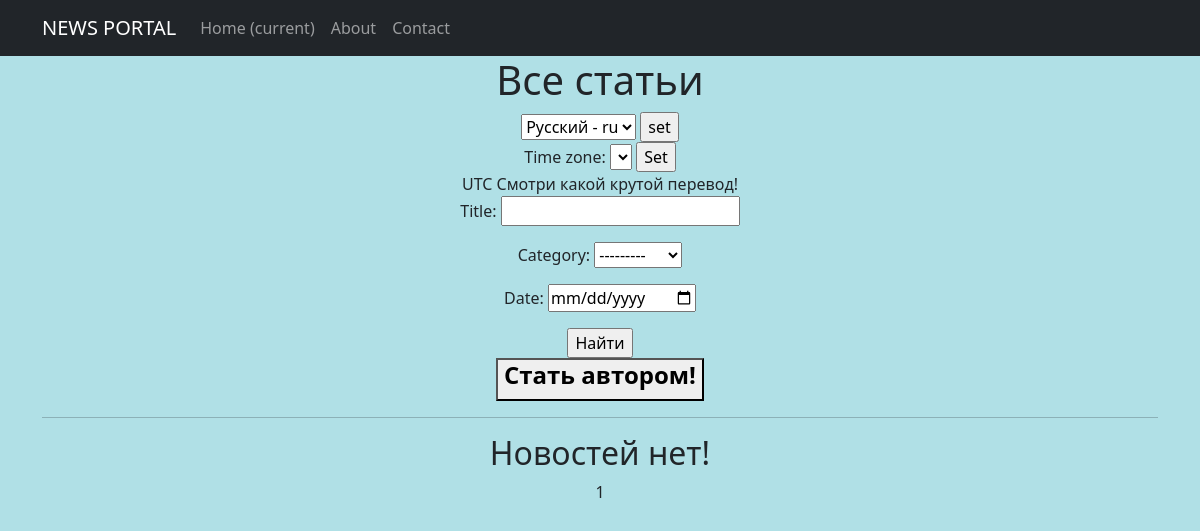
Before: /news/ with the older database file.
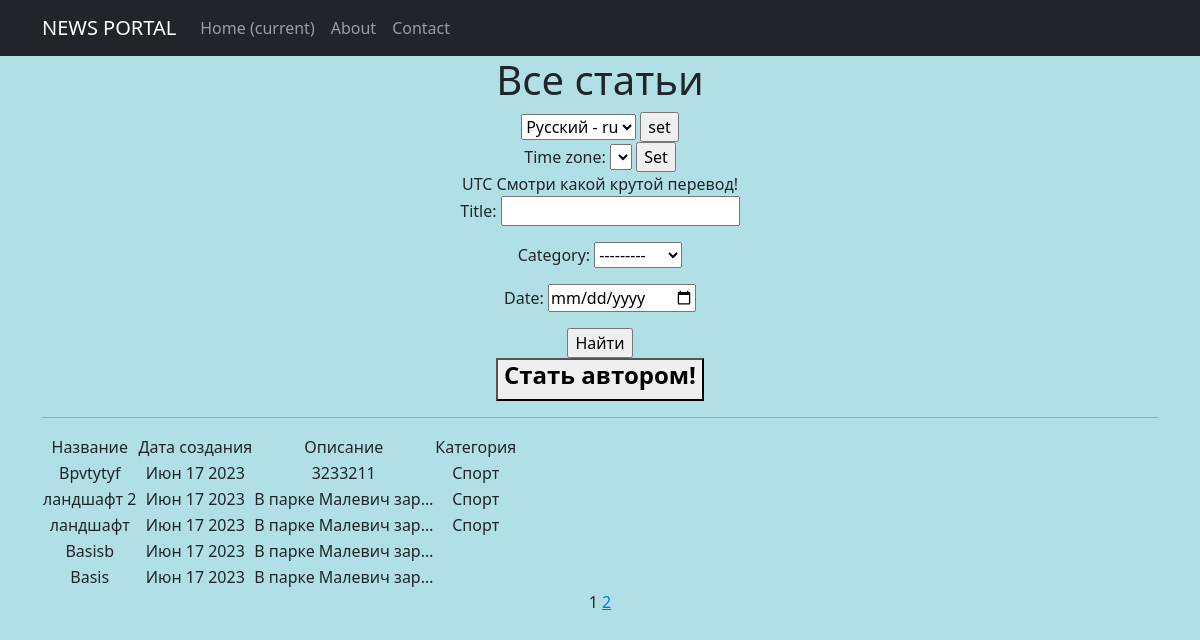
After: the same page with the newer database file.
### news/models.py (models this page shows, shortened)
class Post(models.Model):
    author = models.ForeignKey(Author, on_delete=models.CASCADE)
    NEWS = 'NW'
    ARTICLE = 'AR'
    CATEGORY_CHOICES = [
        (NEWS, 'Новость'),
        (ARTICLE, 'Статья'),
    ]
    categoryType = models.CharField(max_length=2, choices=CATEGORY_CHOICES, default=ARTICLE)
    name = models.CharField(max_length=50, unique=True)
    description = models.TextField()
    createDate = models.DateTimeField(auto_now_add=True)
    rating = models.IntegerField(default=0)
    category = models.ManyToManyField(Category, through = 'PostCategory')
    verbose_name = pgettext_lazy('help text for MyModel model', 'This is the help text'),

class Category(models.Model):
    name = models.CharField(max_length=100, unique=True, help_text=_('category name'))
    subscribers = models.ManyToManyField(User, related_name='categories')

### news/views.py (the view)
# urls.py: path('', PostList.as_view(), name='post_list'),
class PostList(ListView):
    model = Post
    ordering = '-createDate'
    template_name = 'posts.html'
    context_object_name = 'posts'
    paginate_by = 5
    def get_queryset(self):
        queryset = super().get_queryset()
        self.filterset = PostFilter(self.request.GET, queryset)
        return self.filterset.qs
    def get_context_data(self, **kwargs):
        context = super().get_context_data(**kwargs)
        context['time_now'] = datetime.utcnow()
        context['filterset'] = self.filterset
        return context

### news/templatetags/custom_filters.py (called while the page is built)
@register.filter()
def tsenzor(value):
    bad_words = ['cat', 'dog', 'opinion']
    for i in bad_words:
        value = value.replace(str(i), i[0] + '*' * (len(i) - 1))
    return value

### news/templatetags/custom_tags.py (called while the page is built)
@register.simple_tag(takes_context=True)
def url_replace(context, **kwargs):
   d = context['request'].GET.copy()
   for k, v in kwargs.items():
       d[k] = v
   return d.urlencode()

### templates/posts.html (shortened to what this page needs)
{% extends 'flatpages/default.html' %}
{% load custom_filters %}
{% load custom_tags %}
{% load i18n %}
{% load tz %}
{% block content %}
   <h1>Все статьи</h1>
<html lang="en">
    <head>
    </head>
    <body>
        <form action="{% url 'set_language' %}" method="POST"> {% csrf_token %}
                {% get_current_language as LANGUAGE_CODE %}
             <select name="language" id="">
                 {% get_available_languages as LANGUAGES %}
                    {% get_language_info_list for LANGUAGES as languages %}
                     {% for language in languages %}
                        <option value="{{ language.code }}" {% if language.code == LANGUAGE_CODE %} selected {% endif %}>
                         {{ language.name_local }} - {{ language.code }}
                        </option>
                    {% endfor %}
             </select>
                <input type="submit" value="set">
         </form>
 {% get_current_timezone as TIME_ZONE %}
    <form action="" method="POST">
        <label for="timezone">Time zone:</label>
        <select name="timezone">
        </select>
        <input type="submit" value="Set">
    </form>
    {{ TIME_ZONE }}
</body>
</html>
    {% trans "Check out my new cool translation" %}!
</body>
</html>
     <form action="" method="get">
       {{ filterset.form.as_p }}
       <input type="submit" value="Найти" />
   </form>
{% if not is_author %}
<button>
    <a class="nav-link" href="{% url 'account_upgrade' %}">
        <h4><strong>Стать автором!</strong></h4>
    </a>
</button>
{% endif %}
   <hr>
   {% if posts %}
       <table>
           <tr>
               <td>Название</td>
               <td>Дата создания</td>
               <td>Описание</td>
               <td>Категория</td>
           </tr>
           {% for post in posts %}
           <tr>
               <td>{{ post.name|tsenzor }}</td>
               <td>{{ post.createDate|date:'M d Y' }}</td>
               <td>{{ post.description|truncatechars:20|tsenzor}}</td>
               <td>
                    {% for cat in post.category.all %}
                        {{ cat.name }}
                    {% endfor %}
                </td>
           </tr>
           {% endfor %}
       </table>
   {% else %}
       <h2> Новостей нет!</h2>
   {% endif %}
   {{ page_obj.number }}
   {% if page_obj.has_next %}
       <a href="?{% url_replace page=page_obj.next_page_number %}">{{ page_obj.next_page_number }}</a>
   {% endif %}
{% endblock content %}

### templates/flatpages/default.html (shortened to what this page needs)
<!DOCTYPE html>
<html lang="en">
    <head>
        {% load static %}
        <link href="{% static 'css/styles.css' %}" rel="stylesheet" />
    </head>
    <body>
        <nav class="navbar navbar-expand-lg navbar-dark bg-dark static-top">
   <div class="container">
       <a class="navbar-brand" href="#">NEWS PORTAL</a>
       <div class="collapse navbar-collapse" id="navbarResponsive">
           <ul class="navbar-nav ml-auto">
               <li class="nav-item active">
                   <a class="nav-link" href="#">Home
                       <span class="sr-only">(current)</span>
                   </a>
               </li>
               <li class="nav-item">
                   <a class="nav-link" href="/about/">About</a>
               </li>
               <li class="nav-item">
                   <a class="nav-link" href="/contacts/">Contact</a>
               </li>
           </ul>
       </div>
   </div>
</nav>
        <div class="container">
   <div class="row">
       <div class="col-lg-12 text-center">
           {% block content %}{% endblock content %}
    </body>
</html>

Changed rows visible on the page:
added Post: name|tsenzor "Bpvtytyf", createDate "Июн 17 2023", description|tsenzor "3233211"
added Category: name "Спорт"
added Post: name|tsenzor "ландшафт 2", createDate "Июн 17 2023", description|tsenzor "В парке Малевич зар…"
added Post: name|tsenzor "ландшафт", createDate "Июн 17 2023", description|tsenzor "В парке Малевич зар…"
added Post: name|tsenzor "Basisb", createDate "Июн 17 2023", description|tsenzor "В парке Малевич зар…"
added Post: name|tsenzor "Basis", createDate "Июн 17 2023", description|tsenzor "В парке Малевич зар…"
Other visible differences:
{{ page_obj.next_page_number }}: (not shown) → "2"
text no longer shown: "Новостей нет!"
text now shown: "Название Дата создания Описание Категория"
